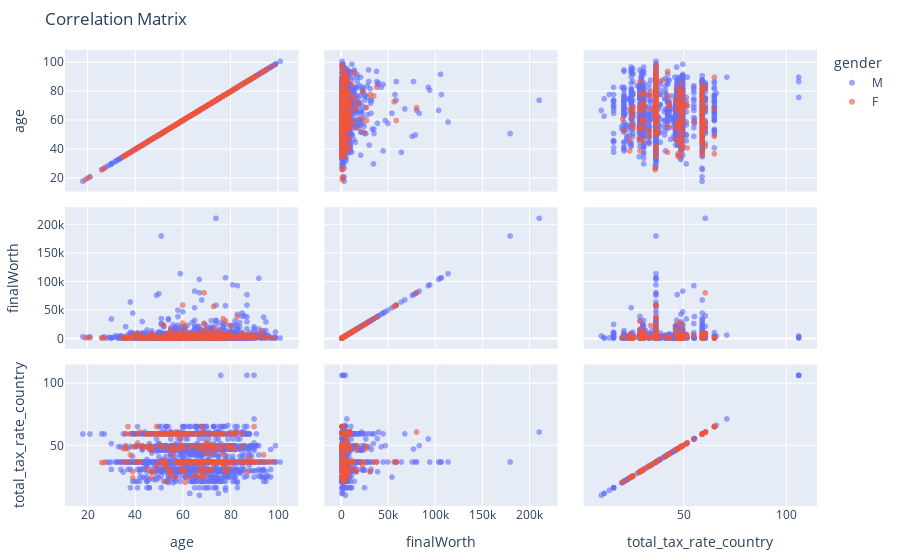

Source (notebook cell):
### Markdown cell above
# Scatter Matrix: Correlation between Age, Final Worth, and Tax Rate

### Code cell
fig6 = px.scatter_matrix(df, dimensions=["age", "finalWorth", "total_tax_rate_country"],
                         color="gender", title='Correlation Matrix')
fig6.update_traces(marker=dict(size=6, opacity=0.6))
fig6.update_layout(margin=dict(t=50, l=50, r=50, b=50))
fig6.show()

### Figure 1 — Plotly figure (JSON) as saved in the notebook; plotly's stock layout.template omitted (floating-point values rounded to 4 significant figures; data arrays with more than 128 entries replaced by an {"elided": "..."} marker saying what was removed)
{"data": [{"dimensions": [{"axis": {"matches": true}, "label": "age", "values": {"elided": "2303 int values"}}, {"axis": {"matches": true}, "label": "finalWorth", "values": {"elided": "2303 int values"}}, {"axis": {"matches": true}, "label": "total_tax_rate_country", "values": {"elided": "2303 float values"}}], "hovertemplate": "gender=M<br>%{xaxis.title.text}=%{x}<br>%{yaxis.title.text}=%{y}<extra></extra>", "legendgroup": "M", "marker": {"color": "#636efa", "opacity": 0.6, "size": 6, "symbol": "circle"}, "name": "M", "showlegend": true, "type": "splom"}, {"dimensions": [{"axis": {"matches": true}, "label": "age", "values": {"elided": "337 int values"}}, {"axis": {"matches": true}, "label": "finalWorth", "values": {"elided": "337 int values"}}, {"axis": {"matches": true}, "label": "total_tax_rate_country", "values": {"elided": "337 float values"}}], "hovertemplate": "gender=F<br>%{xaxis.title.text}=%{x}<br>%{yaxis.title.text}=%{y}<extra></extra>", "legendgroup": "F", "marker": {"color": "#EF553B", "opacity": 0.6, "size": 6, "symbol": "circle"}, "name": "F", "showlegend": true, "type": "splom"}], "layout": {"dragmode": "select", "legend": {"title": {"text": "gender"}, "tracegroupgap": 0}, "margin": {"b": 50, "l": 50, "r": 50, "t": 50}, "title": {"text": "Correlation Matrix"}}}
